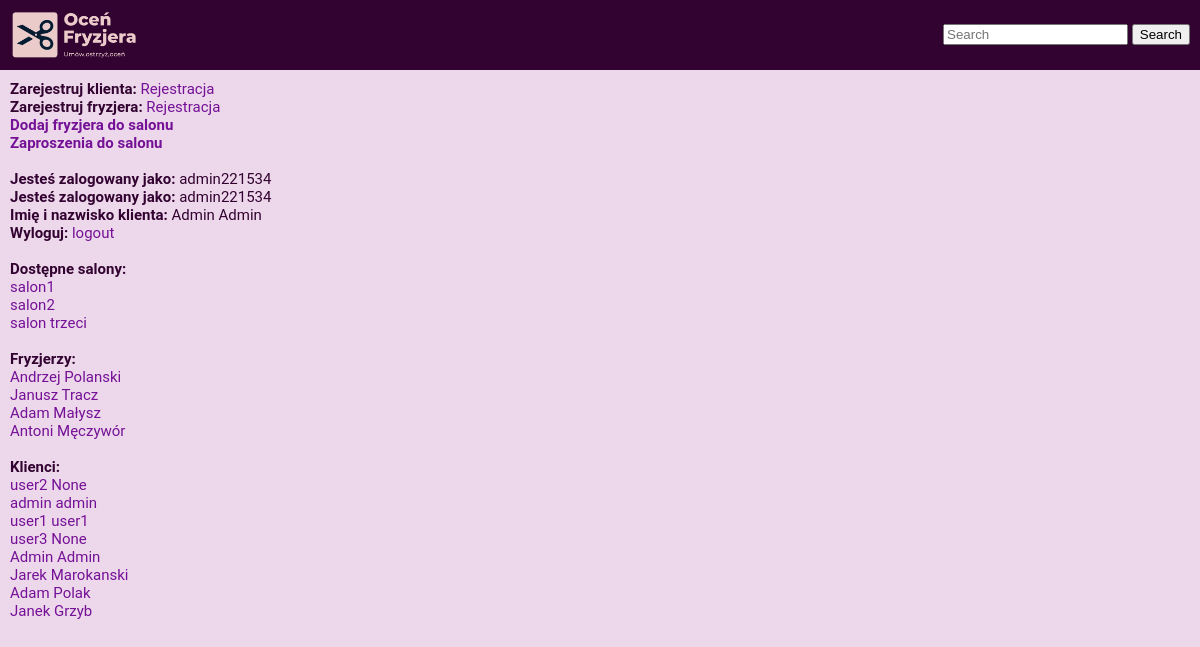
Page / (signed in) on the committed database.
### main/models.py (models this page shows, shortened)
class Klient(models.Model):
    imie = models.CharField(max_length=50, null=True)
    nazwisko = models.CharField(max_length=50, null=True)
    user = models.ForeignKey(User, on_delete=models.CASCADE, related_name='klient')
    staly_klient = models.BooleanField(default=False, null=True)
    nr_telefonu = models.CharField(max_length=20, null=True, blank=True)
    ulica = models.CharField(max_length=50, blank=True, null=True)
    nr_domu = models.IntegerField(default=0, blank=True, null=True)
    miasto = models.CharField(max_length=50, null=True)
    kod_pocztowy = models.CharField(max_length=20, null=True)
    avatar = models.ImageField(upload_to='main/static/ocen_fryzjera/avatars/klients/', null=True, blank=True)

class Salon(models.Model):
    wlasciciel = models.ForeignKey(Fryzjer, on_delete=models.CASCADE, related_name='wlasciciel', null=True)
    fryzjer = models.ManyToManyField(Fryzjer, related_name='fryzjer')
    nazwa = models.CharField(max_length=50, default='NoName')
    NIP = models.CharField(max_length=25)
    regon = models.CharField(max_length=25)
    ulica = models.CharField(max_length=50, blank=True, null=True)
    nr_lokalu = models.IntegerField(default=0, blank=True, null=True)
    miasto = models.CharField(max_length=50)
    kod_pocztowy = models.CharField(max_length=20)
    nr_tel = models.CharField(max_length=20, default='no number')
    godzina_otwarcia = models.CharField(max_length=10, default='Brak')
    godzina_zamkniecia = models.CharField(max_length=10, default='Brak')
    srednia_ocena = models.FloatField(blank=True, null=True)
    liczba_ocen = models.IntegerField(blank=True, null=True)

class Fryzjer(models.Model):
    salon_to_add = models.ManyToManyField(SalonRelationship)
    user = models.ForeignKey(User, on_delete=models.CASCADE)
    imie = models.CharField(max_length=50, null=True)
    nazwisko = models.CharField(max_length=50, null=True)
    srednia_ocena = models.FloatField(blank=True, null=True)
    liczba_ocen = models.IntegerField(blank=True, null=True)
    ulica = models.CharField(max_length=50, blank=True, null=True)
    nr_domu = models.IntegerField(default=0, blank=True, null=True)
    miasto = models.CharField(max_length=50, null=True)
    kod_pocztowy = models.CharField(max_length=20, null=True)
    nr_tel = models.CharField(max_length=20, default='no number')
    avatar = models.ImageField(upload_to='main/static/ocen_fryzjera/avatars/fryzjers/', null=True, blank=True)
    invites = models.ManyToManyField('self', related_name='invites')
    invite_sent = models.ManyToManyField('self', blank=True, related_name='invites_sent', symmetrical=False)
    invite_received = models.ManyToManyField('self', blank=True, related_name='invites_received', symmetrical=False)

### main/views.py (the view)
# urls.py: path('', views.home, name='home'),
@login_required
def home(request):
    salony = Salon.objects.all()
    fryzjerzy = Fryzjer.objects.all()
    klienci = Klient.objects.all()
    user_klient = Klient.objects.all().filter(user=request.user).first()
    context = {
        'user_klient': user_klient,
        'salony': salony,
        'fryzjerzy': fryzjerzy,
        'klienci': klienci,
    }
    return render(request, 'main/home.html', context)

### main/templates/main/home.html
{% extends 'main/base.html' %}
{% block content %}
<div><span class="heading">Zarejestruj klienta:</span> <a href="{% url 'register' %}">Rejestracja</a></div>
<div><span class="heading">Zarejestruj fryzjera:</span> <a href="{% url 'barber_register' %}">Rejestracja</a></div>
<div><span class="heading"><a href="{% url 'dodaj_fryzjera' %}">Dodaj fryzjera do salonu</a></span></div>
<div><span class="heading"><a href="{% url 'zaproszenia_do_salonu' %}">Zaproszenia do salonu</a></span></div>
<br>
{% if user.is_authenticated %}
<div><span class="heading">Jesteś zalogowany jako:</span> {{request.user.username}}</div>
<div><span class="heading">Jesteś zalogowany jako:</span> {{request.user.username}}</div>
<div><span class="heading">Imię i nazwisko klienta:</span> {{user_klient.imie}} {{user_klient.nazwisko}}</div>
<div><span class="heading">Wyloguj:</span> <a href ="{% url 'logout' %}">logout</a></div>
{% else %}
<div><span class="heading">Zaloguj:</span> <a href="{% url 'login' %}">login</a></div>
{% endif %}
<br>
<div><span class="heading">Dostępne salony:</span></div>
{% for salon in salony %}
<div><a href="{% url 'pokaz_salon' salon.id %}">{{salon.nazwa}}</a></div>
{% endfor %}
<br>
<div><span class="heading">Fryzjerzy:</span></div>
{% for fryzjer in fryzjerzy %}
<div><a href="{% url 'pokaz_fryzjera' fryzjer.id %}">{{fryzjer.imie}} {{fryzjer.nazwisko}}</a></div>
{% endfor %}
<br>
<div><span class="heading">Klienci:</span></div>
{% for klient in klienci %}
<div><a href="{% url 'pokaz_klienta' klient.id %}">{{klient.imie}} {{klient.nazwisko}}</a></div>
{% endfor %}
{% endblock %}

### main/static/ocen_fryzjera/style.css (style rules this page uses)
body { color: #320331; background-color: #edd8eb; margin: 0; padding: 0; font-size: 15px; font-family: "Roboto", "Lucida Grande", "DejaVu Sans", "Bitstream Vera Sans", Verdana, Arial, sans-serif; }
span.heading { font-weight: bold; }
a:link, a:visited { color: #741196; text-decoration:none; }

### rows in the picture
Klient: imie "Admin", nazwisko "Admin"
Salon: nazwa "salon1"
Salon: nazwa "salon2"
Salon: nazwa "salon trzeci"
Fryzjer: imie "Andrzej", nazwisko "Polanski"
Fryzjer: imie "Janusz", nazwisko "Tracz"
Fryzjer: imie "Adam", nazwisko "Małysz"
Fryzjer: imie "Antoni", nazwisko "Męczywór"
Klient: imie "user2", nazwisko "None"
Klient: imie "admin", nazwisko "admin"
Klient: imie "user1", nazwisko "user1"
Klient: imie "user3", nazwisko "None"
Klient: imie "Jarek", nazwisko "Marokanski"
Klient: imie "Adam", nazwisko "Polak"
Klient: imie "Janek", nazwisko "Grzyb"

### other values in the picture
{{ request.user.username }} "admin221534"
